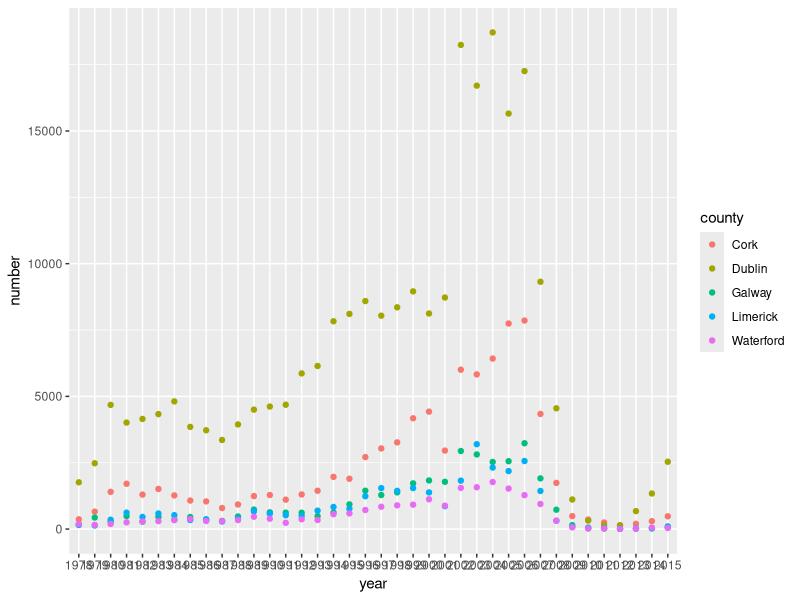
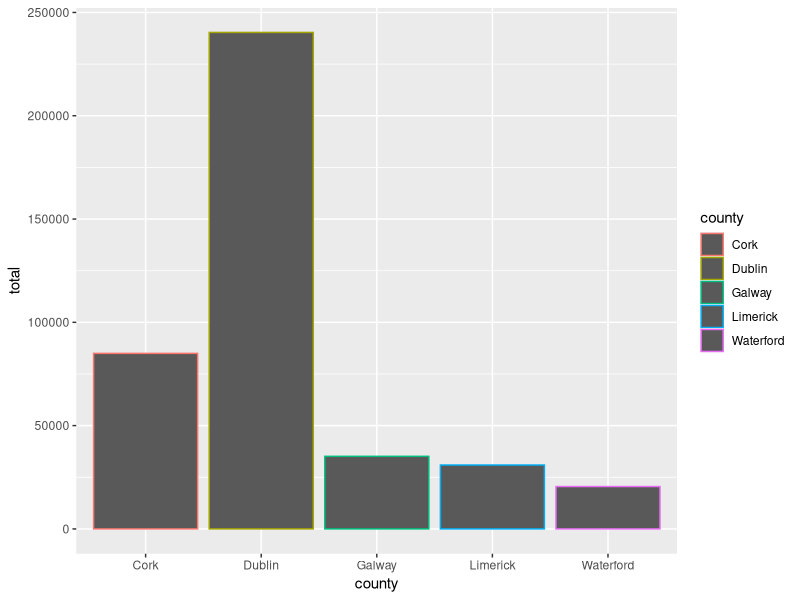
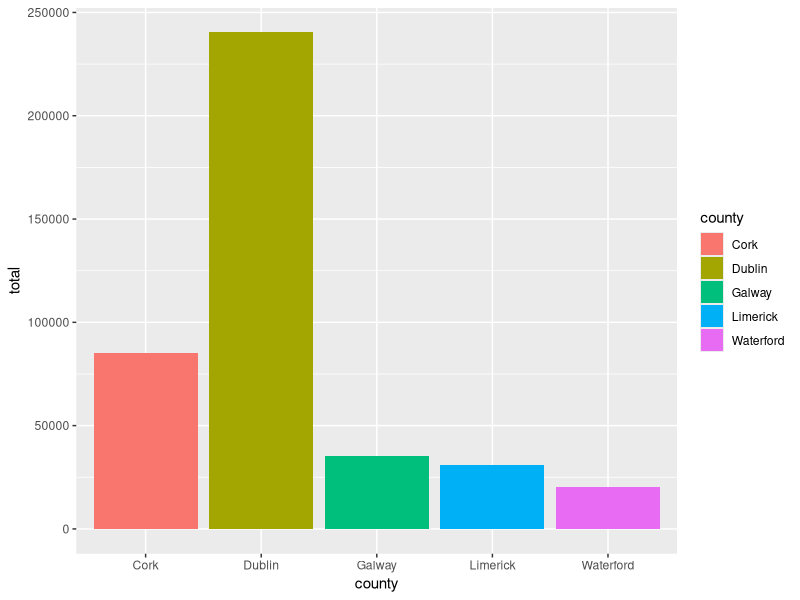
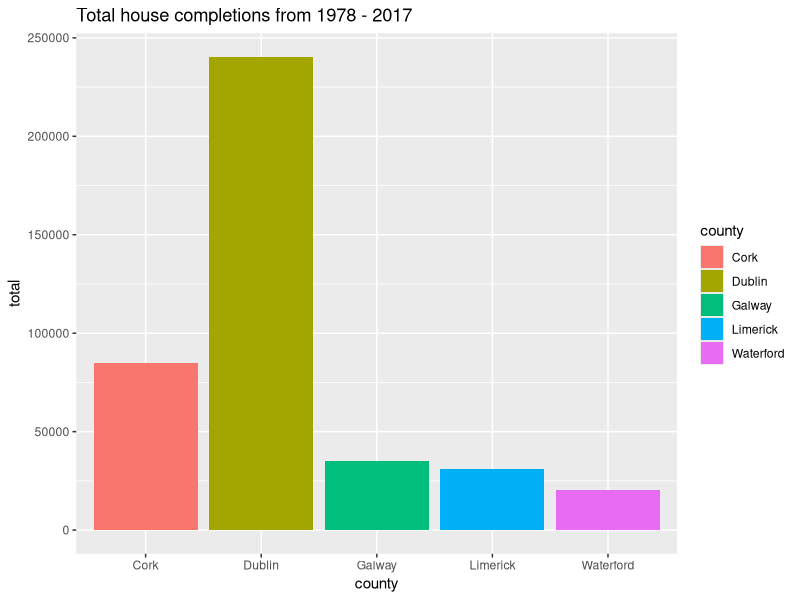
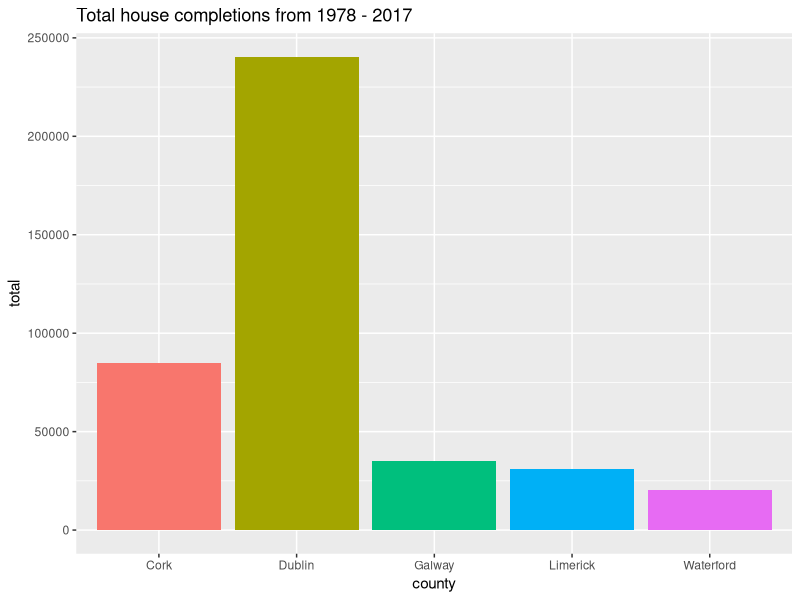

Generate these figures, in order, with R:
####################################################################
#                     The tidyverse and beyond 
#                           Workshop 1
#                     Welcome to the ggungle
#                        2nd October 2017
#                     House completions code
####################################################################
#Load the packages you need
library(tidyverse)

#Load the housing completion data and tidy it up
house_comp_df <- read_csv("house_completions.csv") %>%
  gather("1978":"2015", key = "year", value = "number")

#Define counties of interes to compare
main_areas <- c("Cork", "Dublin", "Waterford", "Limerick", "Galway")

#Plot the data by year, looking specifically at the main population areas
house_comp_df %>%
  filter(county %in% main_areas) %>%
  ggplot(mapping = aes(x = year, y = number, color = county)) +
  geom_point() 

#This looks a bit messy. Lets try Googling how to change the angle on the x-axis......
#ggplot x axis label rotate

#Lets attempt to add up the county by county totals for this period
#We can first tell R to group the information by county using group_by
by_county <- group_by(house_comp_df, county) %>%
  summarise(total = sum(number))

house_comp_df %>%
  filter(county %in% main_areas) %>%
  group_by(county) %>%
  summarise(total = sum(number)) %>%
  ggplot(mapping = aes(x = county, y = total, color = county)) +
  geom_bar(stat = "identity")

#Better to use fill for the barplots
house_comp_df %>%
  filter(county %in% main_areas) %>%
  group_by(county) %>%
  summarise(total = sum(number)) %>%
  ggplot(mapping = aes(x = county, y = total, fill = county)) +
  geom_bar(stat = "identity")

#Probably useful to add a title to our graph
house_comp_df %>%
  filter(county %in% main_areas) %>%
  group_by(county) %>%
  summarise(total = sum(number)) %>%
  ggplot(mapping = aes(x = county, y = total, fill = county)) +
  geom_bar(stat = "identity") +
  #We can add one with the following line
  ggtitle("Total house completions from 1978 - 2017")

#The legend isn't really neccessary here
house_comp_df %>%
  filter(county %in% main_areas) %>%
  group_by(county) %>%
  summarise(total = sum(number)) %>%
  ggplot(mapping = aes(x = county, y = total, fill = county)) +
  geom_bar(stat = "identity") +
  ggtitle("Total house completions from 1978 - 2017") +
  #We can remove it by adding the following line
  theme(legend.position="none")
